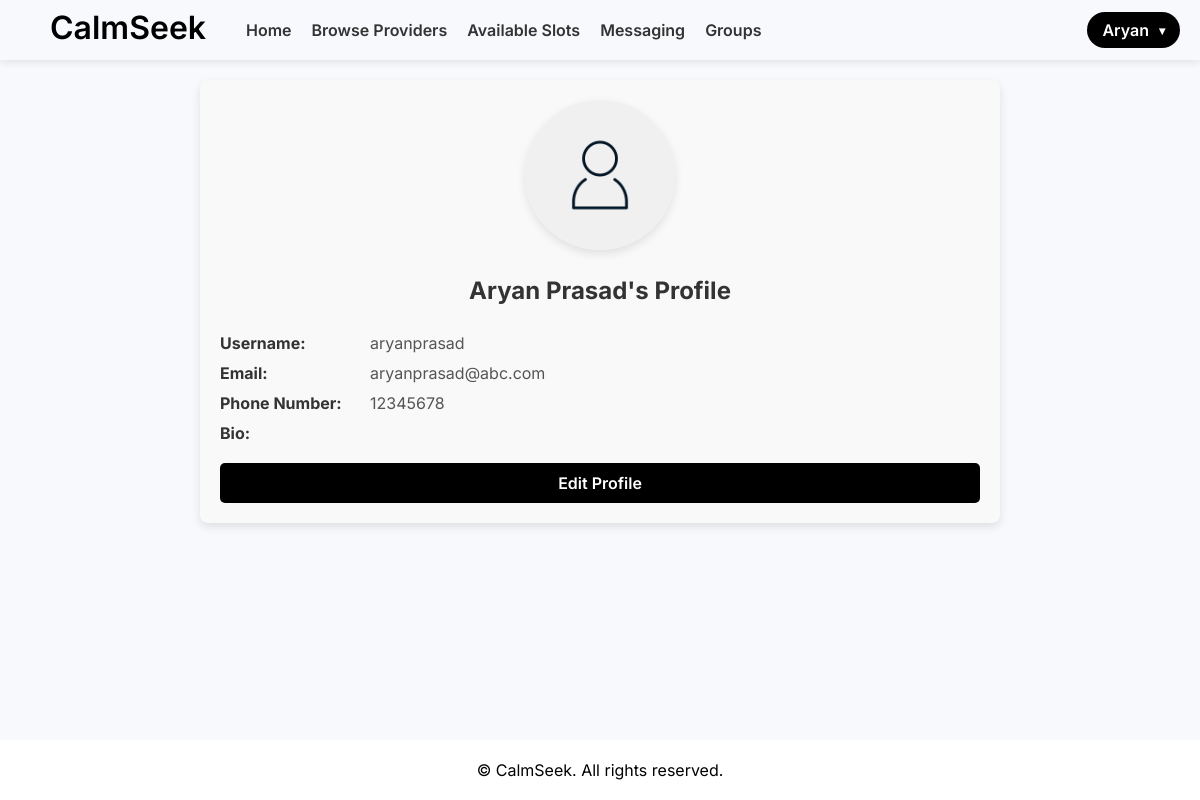
Page /accounts/profile/ (signed in) on the committed database.
### accounts/models.py (models this page shows, shortened)
class Profile(AbstractUser):
    ROLE_TYPES = [("Provider", "Provider"), ("User", "User"), ("Admin", "Admin")]
    role = models.CharField(max_length=20, choices=ROLE_TYPES, default=None, null=True)
    favorites = models.ManyToManyField(
        "self", related_name="favorited_by", blank=True, symmetrical=False
    )
    objects = CustomUserManager()
    username = models.CharField(max_length=20, unique=True)

class Client(models.Model):
    user = models.OneToOneField(
        Profile, on_delete=models.CASCADE, related_name="client"
    )
    bio = models.TextField()
    phone_number = models.CharField(max_length=20)
    user_label = models.CharField(max_length=20)

### accounts/views.py (the view)
# urls.py: path("profile/", views.profile, name="profile"),
@login_required
def profile(request):
    user = request.user
    context = {
        "user": user,
        "is_provider": hasattr(user, "provider"),
        "is_client": hasattr(user, "client"),
        "MEDIA_URL": settings.MEDIA_URL,
    }
    return render(request, "accounts/profile.html", context)

### accounts/templates/accounts/profile.html (shortened to what this page needs)
{% extends "base.html" %}
{% load static %}
{% block content %}
<div class="profile-container">
    <div class="profile-photo">
        {% if user.provider.profile_picture %}
            <img src="{{ MEDIA_URL }}{{ user.provider.profile_picture }}" alt="Photo of {{ user.get_full_name }}">
        {% else %}
            <img src="{% static 'profile_pictures/default.png' %}" alt="Default Profile Photo">
        {% endif %}
    </div>
    <h2 class="h2-css">{{ user.get_full_name }}'s Profile</h2>
    <div class="profile-details">
        {% if user.role == 'Provider' %}
            <div class="profile-item">
                <span class="profile-label">Username:</span>
                <span class="profile-value">{{ user.username }}</span>
            </div>
            <div class="profile-item">
                <span class="profile-label">Email:</span>
                <span class="profile-value">{{ user.email }}</span>
            </div>
            <div class="profile-item">
                <span class="profile-label">Phone Number:</span>
                <span class="profile-value">{{ user.provider.phone_number }}</span>
            </div>
            <div class="profile-item">
                <span class="profile-label">Specialization:</span>
                <span class="profile-value">{{ user.provider.specialization }}</span>
            </div>
            <div class="profile-item">
                <span class="profile-label">License Number:</span>
                <span class="profile-value">{{ user.provider.credentials }}</span>
            </div>
            <div class="profile-item">
                <span class="profile-label">Bio:</span>
                <span class="profile-value">{{ user.provider.bio }}</span>
            </div>
            <div class="profile-item">
                <span class="profile-label">Line1:</span>
                <span class="profile-value">{{ user.provider.line1 }}</span>
            </div>
            <div class="profile-item">
                <span class="profile-label">Line2:</span>
                <span class="profile-value">{{ user.provider.line2 }}</span>
            </div>
            <div class="profile-item">
                <span class="profile-label">City:</span>
                <span class="profile-value">{{ user.provider.city }}</span>
            </div>
            <div class="profile-item">
                <span class="profile-label">State:</span>
                <span class="profile-value">{{ user.provider.state }}</span>
            </div>
            <div class="profile-item">
                <span class="profile-label">Pincode:</span>
                <span class="profile-value">{{ user.provider.pincode }}</span>
            </div>
        {% elif user.role == 'User' %}
            <div class="profile-item">
                <span class="profile-label">Username:</span>
                <span class="profile-value">{{ user.username }}</span>
            </div>
            <div class="profile-item">
                <span class="profile-label">Email:</span>
                <span class="profile-value">{{ user.email }}</span>
            </div>
            <div class="profile-item">
                <span class="profile-label">Phone Number:</span>
                <span class="profile-value">{{ user.client.phone_number }}</span>
            </div>
            <div class="profile-item">
                <span class="profile-label">Bio:</span>
            </div>
        {% endif %}
    </div>
    <a href="{% url 'accounts:edit_profile' %}" class="btn btn-primary edit-btn">Edit Profile</a>
</div>
{% endblock %}

### calmseek/templates/base.html (shortened to what this page needs)
<!DOCTYPE html>
<html lang="en">
<head>
    {% load static %}
    <link rel="stylesheet" href="{% static 'styles.css' %}">
</head>
<body>
<header>
    <div class="container">
        <div class="header-left">
            <h1>CalmSeek</h1>
            <nav>
                <a href="{% url 'home' %}" class="nav-title">Home</a>
                {% if user.role == 'User' %}
                    <a href="{% url 'providers:browse_providers' %}" class="nav-title">Browse Providers</a>
                {% endif %}
                {% if user.role == 'User' %}
                    <a href="{% url 'appointments:time_slots' %}" class="nav-title">Available Slots</a>
                {% endif %}
                <a href="{% url 'messaging:messaging' %}" class="nav-title">Messaging</a>
                <a href="{% url 'groups:group_list' %}" class="nav-title">Groups</a>
            </nav>
        </div>
        <div class="user-menu" onclick="toggleDropdown()">
            <div class="user-btn">
                {{ user.first_name }}
                <span class="arrow">&#9662;</span>
            </div>
        </div>
    </div>
</header>
<main>
    {% block content %}
    {% endblock %}
</main>
<footer>
    <div class="container">
        <p>&copy; {{ current_year }} CalmSeek. All rights reserved.</p>
    </div>
</footer>
</body>
</html>

### static/css/styles.css (style rules this page uses)
* { margin: 0; padding: 0; box-sizing: border-box; }
body { font-family: 'Inter', sans-serif; background: #f7f9fc; color: #333; display: flex; flex-direction: column; min-height: 100vh; }
header { background: #ffffff00; padding: 0 20px; box-shadow: 0 2px 8px rgba(0, 0, 0, 0.1); position: fixed; width: 100%; top: 0; z-index: 1000; }
header h1 { text-align: center; color: #000000; font-size: 2.0rem; height: 60px; margin-right: 0px; }
header .container { max-width: 1500px; margin: 0 auto; display: flex; justify-content: space-between; align-items: center; height: 60px; background: transparent; box-shadow: none; }
.header-left { display: flex; align-items: center; }
header h1 { font-size: 2rem; font-weight: 600; margin-left: 30px; margin-right: 20px; color: #000; }
nav { display: flex; align-items: center; }
nav a { text-decoration: none; margin-left: 20px; font-weight: 600; color: #333; transition: color 0.3s; }
.user-menu { position: relative; cursor: pointer; }
.user-btn { background-color: #000; color: #fff; padding: 8px 15px; border-radius: 50px; font-weight: 600; display: flex; align-items: center; justify-content: center; transition: background-color 0.3s ease; cursor: pointer; }
.arrow { margin-left: 10px; font-size: 12px; color: #fff; transition: transform 0.3s ease; }
main { margin-top: 80px; }
h1, h2, h3, h4, h5, h6 { line-height: 1.4; margin-top: 16px; margin-bottom: 5px; }
body { font-family: 'Inter', sans-serif; padding: 0; margin: 0; }
main { margin-top: 60px; }
main { flex: 1; animation: fadeIn 0.5s ease-in-out; }
footer p { margin: 0; }
footer { text-align: center; padding: 20px 0; background: #ffffff; color: black; height: 60px; }
.btn-primary { background-color: #000; color: white; padding: 12px 20px; font-size: 1rem; border: none; border-radius: 5px; cursor: pointer; width: 100%; }

### accounts/templates/accounts/profile.html (style rules this page uses)
.profile-container { max-width: 800px; margin: 20px auto; padding: 20px; background-color: #f9f9f9; border-radius: 8px; box-shadow: 0 4px 10px rgba(0, 0, 0, 0.1); }
.h2-css { text-align: center; padding-bottom: 20px; }
.profile-photo { text-align: center; margin-bottom: 20px; }
.profile-photo img { width: 150px; height: 150px; border-radius: 50%; object-fit: cover; box-shadow: 0 4px 10px rgba(0, 0, 0, 0.1); }
.profile-details { display: flex; flex-direction: column; gap: 10px; }
.profile-item { display: flex; align-items: center; }
.profile-label { width: 150px; font-weight: bold; color: #333; }
.profile-value { flex: 1; color: #555; }
.edit-btn { display: inline-block; margin-top: 20px; padding: 10px 15px; background-color: #000; color: #fff; text-decoration: none; border-radius: 5px; font-weight: 600; transition: background-color 0.3s ease; text-align: center; }

### rows in the picture
Profile: first_name "Aryan", get_full_name "Aryan Prasad", username "aryanprasad", email "aryanprasad@abc.com", client.phone_number "12345678"
